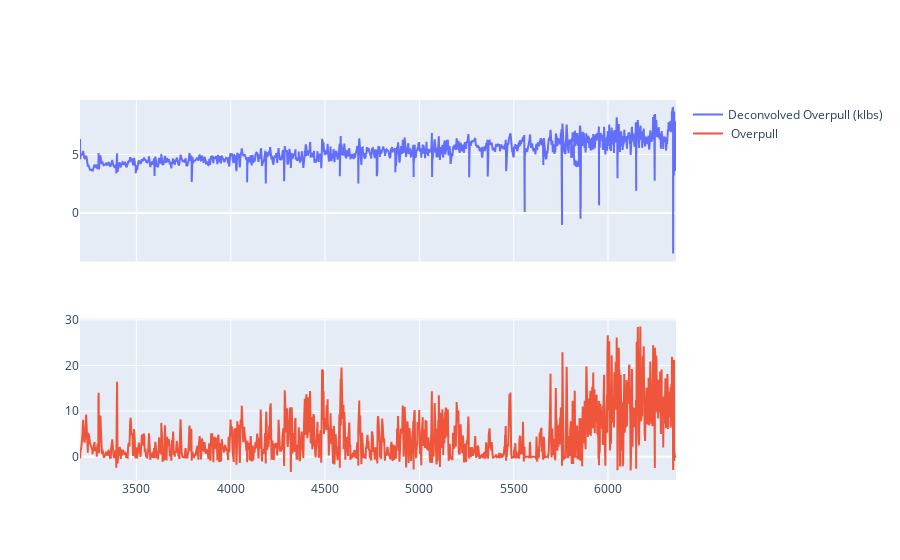

This figure's notebook cell:
### Code cell
fig = make_subplots(rows=2, cols=1, shared_xaxes=True)

fig.add_trace(go.Scatter(x=df_forge_tripout['Surface_Depth - Bit(ft)'], y=decon_result, name=f'Deconvolved Overpull (klbs)'),
)
fig.add_trace(go.Scatter(x=df_forge_tripout['Surface_Depth - Bit(ft)'], y=df_forge_tripout['Smoothed Overpull (klbs)'], name=f' Overpull'),
              row=2, col=1)



fig.show()

### Figure 1 — Plotly figure (JSON) as saved in the notebook; plotly's stock layout.template omitted (floating-point values rounded to 4 significant figures; data arrays with more than 128 entries replaced by an {"elided": "..."} marker saying what was removed)
{"data": [{"name": "Deconvolved Overpull (klbs)", "type": "scatter", "x": {"elided": "11195 float values"}, "y": {"elided": "11195 float values"}}, {"name": " Overpull", "type": "scatter", "x": {"elided": "11195 float values"}, "xaxis": "x2", "y": {"elided": "11195 float values"}, "yaxis": "y2"}], "layout": {"xaxis": {"anchor": "y", "domain": [0, 1], "matches": "x2", "showticklabels": false}, "xaxis2": {"anchor": "y2", "domain": [0, 1]}, "yaxis": {"anchor": "x", "domain": [0.575, 1]}, "yaxis2": {"anchor": "x2", "domain": [0, 0.425]}}}
